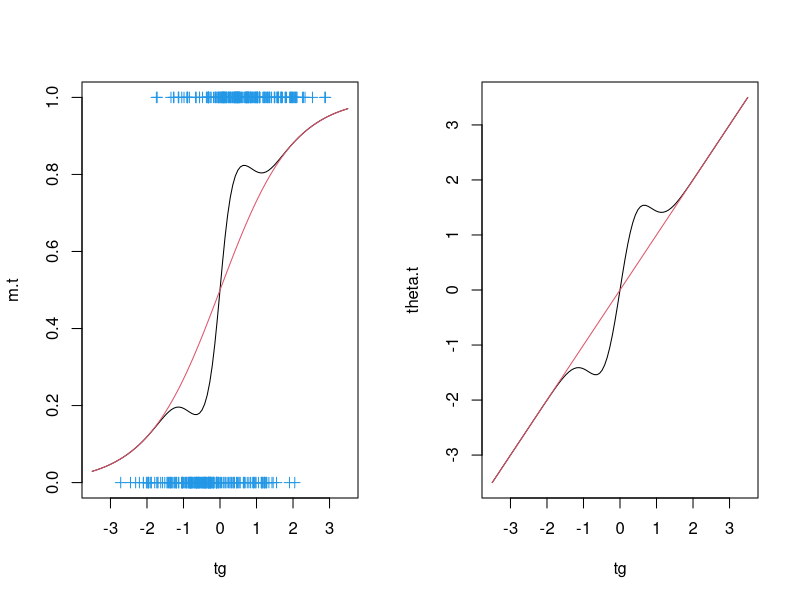
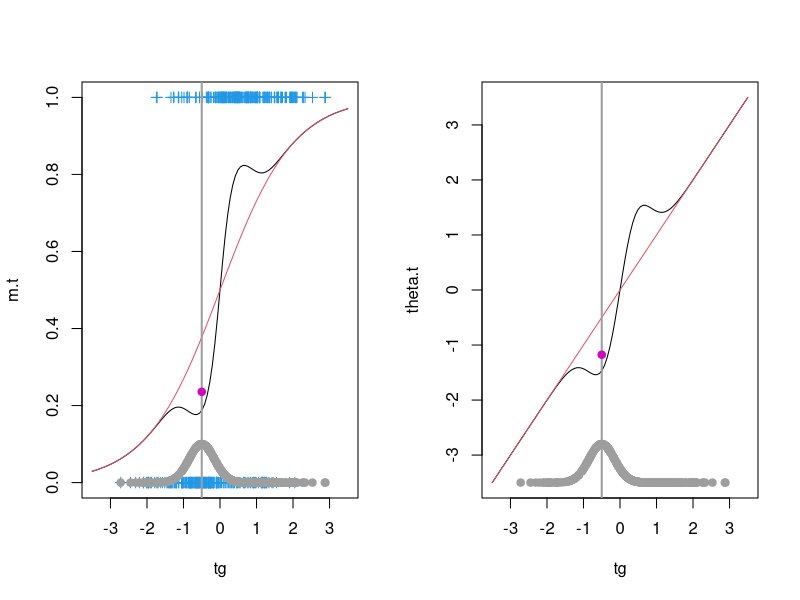
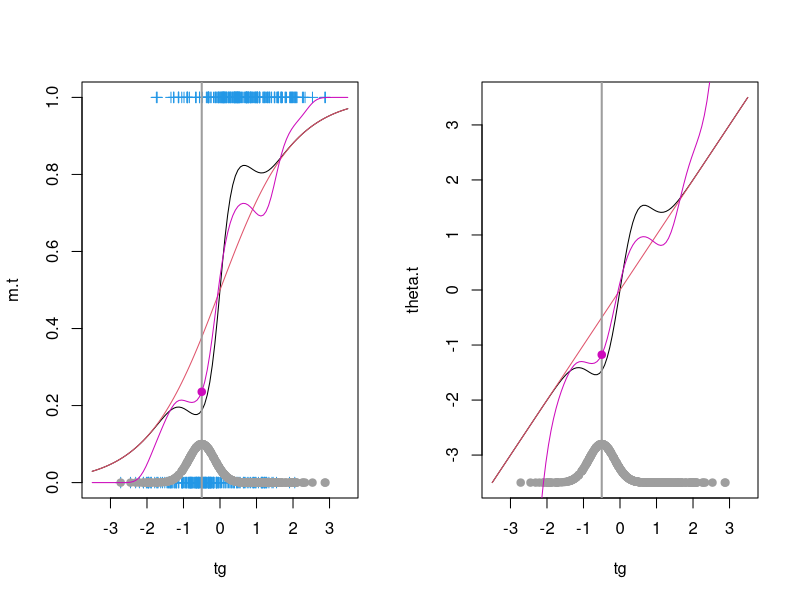

These charts were generated, in order, by the following R code:
## ---- chunk 1
knitr::opts_chunk$set(echo = TRUE)
## ---- chunk 2
# Plots in the slides have been done with this seed:
# set.seed(2)
set.seed(2)
beta0=0; beta1=1; k=4; s=.5; n<-400
x<-sort(rnorm(n))
l.x <- beta0 + beta1*x
theta.x <- l.x + k*x*dnorm(x,m=0,sd=s)
m.x <- 1/(1+exp(-theta.x))
logit.x <- 1/(1+exp(-l.x))
y <- rbinom(n,1,m.x)
# grid
nt<-101; tg<-seq(-3.5,3.5,length=nt)
l.t <- beta0 + beta1*tg
theta.t <- l.t + k*tg*dnorm(tg,m=0,sd=s)
m.t <- 1/(1+exp(-theta.t))
logit.t <- 1/(1+exp(-l.t))
op<-par(mfrow=c(1,2))
plot(tg,m.t,xlim=c(-3.5,3.5),ylim=c(0,1),type="l")
lines(tg,logit.t,col=2); points(x,y,col=4,pch=3)
plot(tg,theta.t,xlim=c(-3.5,3.5),type="l")
lines(tg,l.t,col=2)
par(op)
## ---- chunk 3
t0 <- -.5
h <- .35
x.t <- x - t0
wt0 <- dnorm(x.t/h) 
glm.t0 <- glm(y~x.t,family = binomial, weights = wt0) # udr glm instead of lm
hat.beta0.t0 <- glm.t0$coefficients[1]
hat.m.t0 <- 1/(1+exp(-hat.beta0.t0)) 
## ---- chunk 4
op<-par(mfrow=c(1,2))
plot(tg,m.t,xlim=c(-3.5,3.5),ylim=c(0,1),type="l")
lines(tg,logit.t,col=2); points(x,y,col=4,pch=3)
abline(v=t0,col=8,lwd=2)
points(x,.1*wt0/dnorm(0),col=8,pch=19)
points(t0,hat.m.t0,col=6,pch=19)
plot(tg,theta.t,xlim=c(-3.5,3.5),type="l")
lines(tg,l.t,col=2)
abline(v=t0,col=8,lwd=2)
points(x,min(l.t)+.1*(max(l.t)-min(l.t))*wt0/dnorm(0),col=8,pch=19)
points(t0,hat.beta0.t0,col=6,pch=19)
par(op)
## ---- chunk 5
h <- .35
hat.m.tg <- numeric(length(tg))
hat.beta0.tg <- numeric(length(tg))
for (j in (1:length(tg))){
  t <- tg[j]
  x.t <- x - t
  wt <- dnorm(x.t/h) 
  glm.t <- glm(y~x.t,family = binomial, weights = wt)
  hat.beta0.tg[j] <- glm.t$coefficients[1]
  hat.m.tg[j] <- 1/(1+exp(-hat.beta0.tg[j])) 
}
## ---- chunk 6
op<-par(mfrow=c(1,2))
plot(tg,m.t,xlim=c(-3.5,3.5),ylim=c(0,1),type="l")
lines(tg,logit.t,col=2); points(x,y,col=4,pch=3)
abline(v=t0,col=8,lwd=2)
points(x,.1*wt0/dnorm(0),col=8,pch=19)
points(t0,hat.m.t0,col=6,pch=19)
lines(tg,hat.m.tg,col=6)
plot(tg,theta.t,xlim=c(-3.5,3.5),type="l")
lines(tg,l.t,col=2)
abline(v=t0,col=8,lwd=2)
points(x,min(l.t)+.1*(max(l.t)-min(l.t))*wt0/dnorm(0),col=8,pch=19)
points(t0,hat.beta0.t0,col=6,pch=19)
lines(tg,hat.beta0.tg,col=6)
par(op)
